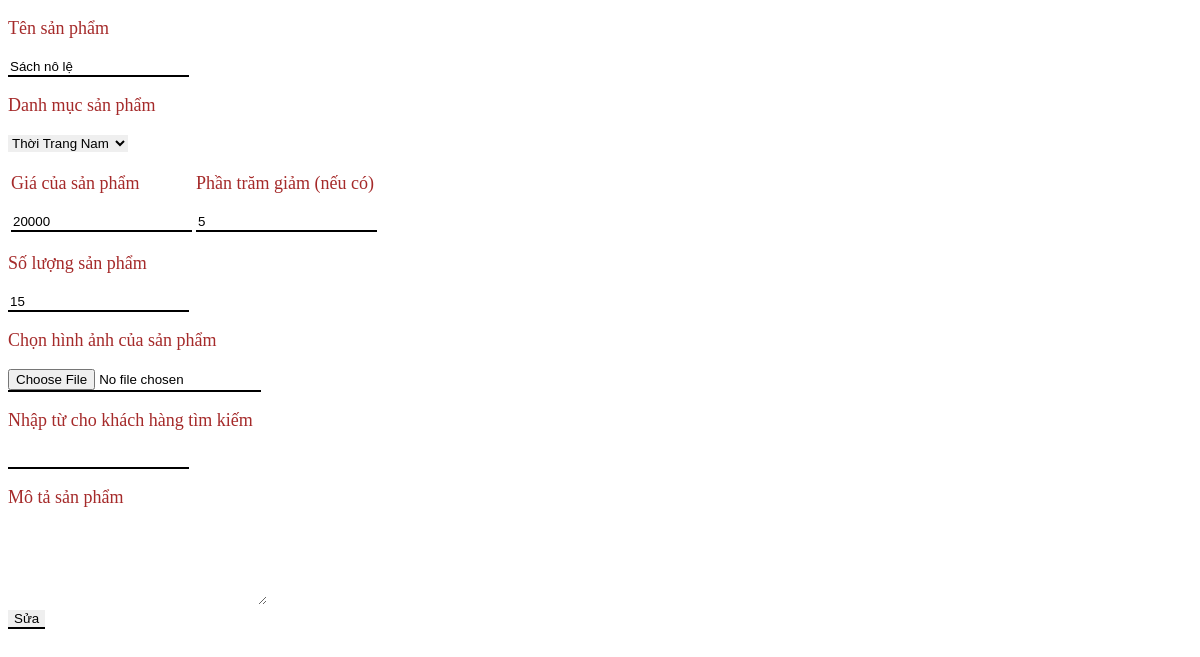
The app's page /product-edit.php?id=26, older data.
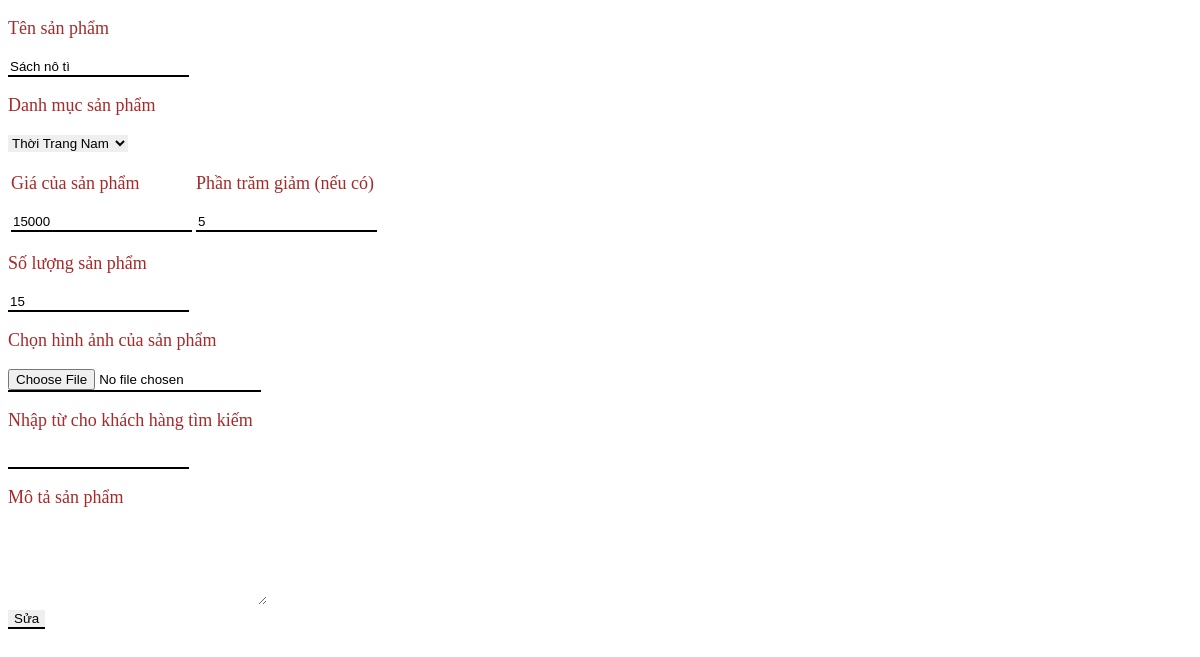
The same page, newer data.
### tables this page shows
CREATE TABLE `products` (
  `id` int(11) NOT NULL,
  `name_product` varchar(30) NOT NULL,
  `type_product` varchar(30) NOT NULL,
  `image_product` varchar(1000) NOT NULL,
  `price_product` int(11) NOT NULL,
  `quanlity_product` int(11) NOT NULL,
  `discount_product` int(11) NOT NULL
);

### product-edit.php (the view, shortened to what this page needs)
<?php
include './connect.php';
if(isset($_GET['id'])){
    $id = $_GET['id'];
}
?>
<?php
$sql = "Select* FROM products where id = $id";
$result = mysqli_query($conn,$sql);
$row = mysqli_fetch_assoc($result);
$img = "./img/".$row['image_product'];
?>
<!DOCTYPE html>
<html lang="en">
<head>
    <link rel="stylesheet" href="cssform.css">
</head>
<body>
<form action="adddata.php?id=<?php echo $row['id']?>" method="POST" enctype="multipart/form-data">
            <p>Tên sản phẩm</p>
            <input type="text" name = "nameproduct" value="<?php echo $row['name_product']?>">
            <p>Danh mục sản phẩm </p>
            <select name="type_product" id="">
                <?php
                $sql = "Select* FROM danhmucthoitrang";
                $result = mysqli_query($conn,$sql);
                if($result == true){
                    while ($roww = mysqli_fetch_assoc($result)){
                        ?>
                        <option value="<?php echo $roww['id']?>">
                        <?php echo $roww['tendanhmuc'] ?>
                        </option>
                        <?php
                    }
                }
                ?>
            </select>
            <table class="center">
                <tr>
                    <td>
                        <p>Giá của sản phẩm</p>
                        <input type="text" name = "price_product" value="<?php echo $row['price_product']?>">
                    </td>
                    <td>
                        <p>Phần trăm giảm (nếu có)</p>
                        <input type="text" name = "persen" value="<?php echo $row['discount_product']?>">
                    </td>
                </tr>
            </table>
            <p>Số lượng sản phẩm </p>
            <input type="text" name = "quanlity" value="<?php echo $row['quanlity_product']?>">
            <p>Chọn hình ảnh của sản phẩm</p>
            <input type="file" name ="img" value="<?php echo $img?>">
            <p>Nhập từ cho khách hàng tìm kiếm</p>
            <input type="text">
            <p>Mô tả sản phẩm</p>
            <textarea name="" id="" cols="30" rows="5"></textarea>
            <br>
            <input type="submit" name = "edit"value="Sửa">
</form>
</body>
</html>

Row changes from the older to the newer data that the page shows:
changed products: nameproduct "Sách nô lệ" → "Sách nô tì"; price_product "20000" → "15000"
